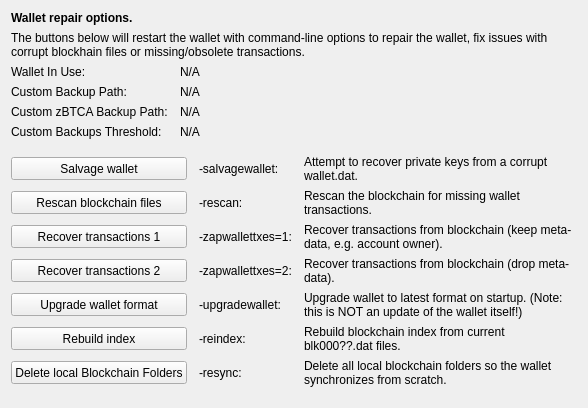
     <widget class="QWidget" name="tab_repair">
      <attribute name="title">
       <string>&amp;Wallet Repair</string>
      </attribute>
      <layout class="QGridLayout" name="gridLayout_4" columnstretch="0,0,0,0">
       <property name="horizontalSpacing">
        <number>12</number>
       </property>
       <item row="0" column="0" colspan="4">
        <widget class="QLabel" name="label_repair_header">
         <property name="font">
          <font>
           <weight>75</weight>
           <bold>true</bold>
          </font>
         </property>
         <property name="text">
          <string>Wallet repair options.</string>
         </property>
        </widget>
       </item>
       <item row="1" column="0" colspan="4">
        <widget class="QLabel" name="label_repair_helptext">
         <property name="font">
          <font>
           <weight>50</weight>
           <bold>false</bold>
          </font>
         </property>
         <property name="text">
          <string>The buttons below will restart the wallet with command-line options to repair the wallet, fix issues with corrupt blockhain files or missing/obsolete transactions.</string>
         </property>
         <property name="wordWrap">
          <bool>true</bool>
         </property>
        </widget>
       </item>
       <item row="2" column="0">
        <widget class="QLabel" name="wallet_path_label">
         <property name="text">
          <string>Wallet In Use:</string>
         </property>
        </widget>
       </item>
       <item row="2" column="1" colspan="3">
        <widget class="QLabel" name="wallet_path">
         <property name="cursor">
          <cursorShape>IBeamCursor</cursorShape>
         </property>
         <property name="text">
          <string>N/A</string>
         </property>
         <property name="textFormat">
          <enum>Qt::PlainText</enum>
         </property>
         <property name="textInteractionFlags">
          <set>Qt::LinksAccessibleByMouse|Qt::TextSelectableByKeyboard|Qt::TextSelectableByMouse</set>
         </property>
        </widget>
       </item>
       <item row="3" column="0">
        <widget class="QLabel" name="wallet_custombackuppath_label">
         <property name="visible">
          <bool>false</bool>
         </property>
         <property name="text">
          <string>Custom Backup Path:</string>
         </property>
        </widget>
       </item>
       <item row="3" column="1" colspan="3">
        <widget class="QLabel" name="wallet_custombackuppath">
         <property name="cursor">
          <cursorShape>IBeamCursor</cursorShape>
         </property>
         <property name="visible">
          <bool>false</bool>
         </property>
         <property name="text">
          <string>N/A</string>
         </property>
         <property name="textFormat">
          <enum>Qt::PlainText</enum>
         </property>
         <property name="textInteractionFlags">
          <set>Qt::LinksAccessibleByMouse|Qt::TextSelectableByKeyboard|Qt::TextSelectableByMouse</set>
         </property>
        </widget>
       </item>
       <item row="4" column="0">
        <widget class="QLabel" name="wallet_customzpivbackuppath_label">
         <property name="visible">
          <bool>false</bool>
         </property>
         <property name="text">
          <string>Custom zBTCA Backup Path:</string>
         </property>
        </widget>
       </item>
       <item row="4" column="1" colspan="3">
        <widget class="QLabel" name="wallet_customzpivbackuppath">
         <property name="cursor">
          <cursorShape>IBeamCursor</cursorShape>
         </property>
         <property name="visible">
          <bool>false</bool>
         </property>
         <property name="text">
          <string>N/A</string>
         </property>
         <property name="textFormat">
          <enum>Qt::PlainText</enum>
         </property>
         <property name="textInteractionFlags">
          <set>Qt::LinksAccessibleByMouse|Qt::TextSelectableByKeyboard|Qt::TextSelectableByMouse</set>
         </property>
        </widget>
       </item>
       <item row="5" column="0">
        <widget class="QLabel" name="wallet_custombackupthreshold_label">
         <property name="visible">
          <bool>false</bool>
         </property>
         <property name="text">
          <string>Custom Backups Threshold:</string>
         </property>
        </widget>
       </item>
       <item row="5" column="1" colspan="3">
        <widget class="QLabel" name="wallet_custombackupthreshold">
         <property name="cursor">
          <cursorShape>IBeamCursor</cursorShape>
         </property>
         <property name="visible">
          <bool>false</bool>
         </property>
         <property name="text">
          <string>N/A</string>
         </property>
         <property name="textFormat">
          <enum>Qt::PlainText</enum>
         </property>
         <property name="textInteractionFlags">
          <set>Qt::LinksAccessibleByMouse|Qt::TextSelectableByKeyboard|Qt::TextSelectableByMouse</set>
         </property>
        </widget>
       </item>
       <item row="6" column="0">
        <spacer name="verticalSpacer_repair1">
         <property name="orientation">
          <enum>Qt::Vertical</enum>
         </property>
         <property name="sizeHint" stdset="0">
          <size>
           <width>10</width>
           <height>10</height>
          </size>
         </property>
        </spacer>
       </item>
       <item row="7" column="0" colspan="2">
        <widget class="QPushButton" name="btn_salvagewallet">
         <property name="minimumSize">
          <size>
           <width>100</width>
           <height>23</height>
          </size>
         </property>
         <property name="text">
          <string>Salvage wallet</string>
         </property>
        </widget>
       </item>
       <item row="7" column="2">
        <widget class="QLabel" name="label_repair_salvage_command">
         <property name="text">
          <string notr="true">-salvagewallet:</string>
         </property>
        </widget>
       </item>
       <item row="7" column="3">
        <widget class="QLabel" name="label_repair_salvage">
         <property name="text">
          <string>Attempt to recover private keys from a corrupt wallet.dat.</string>
         </property>
         <property name="wordWrap">
          <bool>true</bool>
         </property>
        </widget>
       </item>
       <item row="8" column="0" colspan="2">
        <widget class="QPushButton" name="btn_rescan">
         <property name="minimumSize">
          <size>
           <width>100</width>
           <height>23</height>
          </size>
         </property>
         <property name="text">
          <string>Rescan blockchain files</string>
         </property>
        </widget>
       </item>
       <item row="8" column="2">
        <widget class="QLabel" name="label_repair_rescan_command">
         <property name="text">
          <string notr="true">-rescan:</string>
         </property>
        </widget>
       </item>
       <item row="8" column="3">
        <widget class="QLabel" name="label_repair_rescan">
         <property name="text">
          <string>Rescan the blockchain for missing wallet transactions.</string>
         </property>
         <property name="wordWrap">
          <bool>true</bool>
         </property>
        </widget>
       </item>
       <item row="9" column="0" colspan="2">
        <widget class="QPushButton" name="btn_zapwallettxes1">
         <property name="minimumSize">
          <size>
           <width>100</width>
           <height>23</height>
          </size>
         </property>
         <property name="text">
          <string>Recover transactions 1</string>
         </property>
        </widget>
       </item>
       <item row="9" column="2">
        <widget class="QLabel" name="label_repair_zap1_command">
         <property name="text">
          <string notr="true">-zapwallettxes=1:</string>
         </property>
        </widget>
       </item>
       <item row="9" column="3">
        <widget class="QLabel" name="label_repair_zap1">
         <property name="text">
          <string>Recover transactions from blockchain (keep meta-data, e.g. account owner).</string>
         </property>
         <property name="wordWrap">
          <bool>true</bool>
         </property>
        </widget>
       </item>
       <item row="10" column="0" colspan="2">
        <widget class="QPushButton" name="btn_zapwallettxes2">
         <property name="minimumSize">
          <size>
           <width>100</width>
           <height>23</height>
          </size>
         </property>
         <property name="text">
          <string>Recover transactions 2</string>
         </property>
        </widget>
       </item>
       <item row="10" column="2">
        <widget class="QLabel" name="label_repair_zap2_command">
         <property name="text">
          <string notr="true">-zapwallettxes=2:</string>
         </property>
        </widget>
       </item>
       <item row="10" column="3">
        <widget class="QLabel" name="label_repair_zap2">
         <property name="text">
          <string>Recover transactions from blockchain (drop meta-data).</string>
         </property>
         <property name="wordWrap">
          <bool>true</bool>
         </property>
        </widget>
       </item>
       <item row="11" column="0" colspan="2">
        <widget class="QPushButton" name="btn_upgradewallet">
         <property name="minimumSize">
          <size>
           <width>100</width>
           <height>23</height>
          </size>
         </property>
         <property name="text">
          <string>Upgrade wallet format</string>
         </property>
        </widget>
       </item>
       <item row="11" column="2">
        <widget class="QLabel" name="label_repair_upgrade_command">
         <property name="text">
          <string notr="true">-upgradewallet:</string>
         </property>
        </widget>
       </item>
       <item row="11" column="3">
        <widget class="QLabel" name="label_repair_upgrade">
         <property name="text">
          <string>Upgrade wallet to latest format on startup. (Note: this is NOT an update of the wallet itself!)</string>
         </property>
         <property name="wordWrap">
          <bool>true</bool>
         </property>
        </widget>
       </item>
       <item row="12" column="0" colspan="2">
        <widget class="QPushButton" name="btn_reindex">
         <property name="minimumSize">
          <size>
           <width>100</width>
           <height>23</height>
          </size>
         </property>
         <property name="text">
          <string>Rebuild index</string>
         </property>
        </widget>
       </item>
       <item row="12" column="2">
        <widget class="QLabel" name="label_repair_reindex_command">
         <property name="text">
          <string notr="true">-reindex:</string>
         </property>
        </widget>
       </item>
       <item row="12" column="3">
        <widget class="QLabel" name="label_repair_reindex">
         <property name="text">
          <string>Rebuild blockchain index from current blk000??.dat files.</string>
         </property>
         <property name="wordWrap">
          <bool>true</bool>
         </property>
        </widget>
       </item>
       <item row="13" column="0" colspan="2">
        <widget class="QPushButton" name="btn_resync">
         <property name="minimumSize">
          <size>
           <width>100</width>
           <height>23</height>
          </size>
         </property>
         <property name="text">
          <string>Delete local Blockchain Folders</string>
         </property>
        </widget>
       </item>
       <item row="13" column="2">
        <widget class="QLabel" name="label_repair_resync_command">
         <property name="text">
          <string>-resync:</string>
         </property>
        </widget>
       </item>
       <item row="13" column="3">
        <widget class="QLabel" name="label_repair_resync">
         <property name="text">
          <string>Delete all local blockchain folders so the wallet synchronizes from scratch.</string>
         </property>
         <property name="wordWrap">
          <bool>true</bool>
         </property>
        </widget>
       </item>
       <item row="14" column="0">
        <spacer name="verticalSpacer_repair2">
         <property name="orientation">
          <enum>Qt::Vertical</enum>
         </property>
         <property name="sizeHint" stdset="0">
          <size>
           <width>20</width>
           <height>10</height>
          </size>
         </property>
        </spacer>
       </item>
      </layout>
     </widget>
